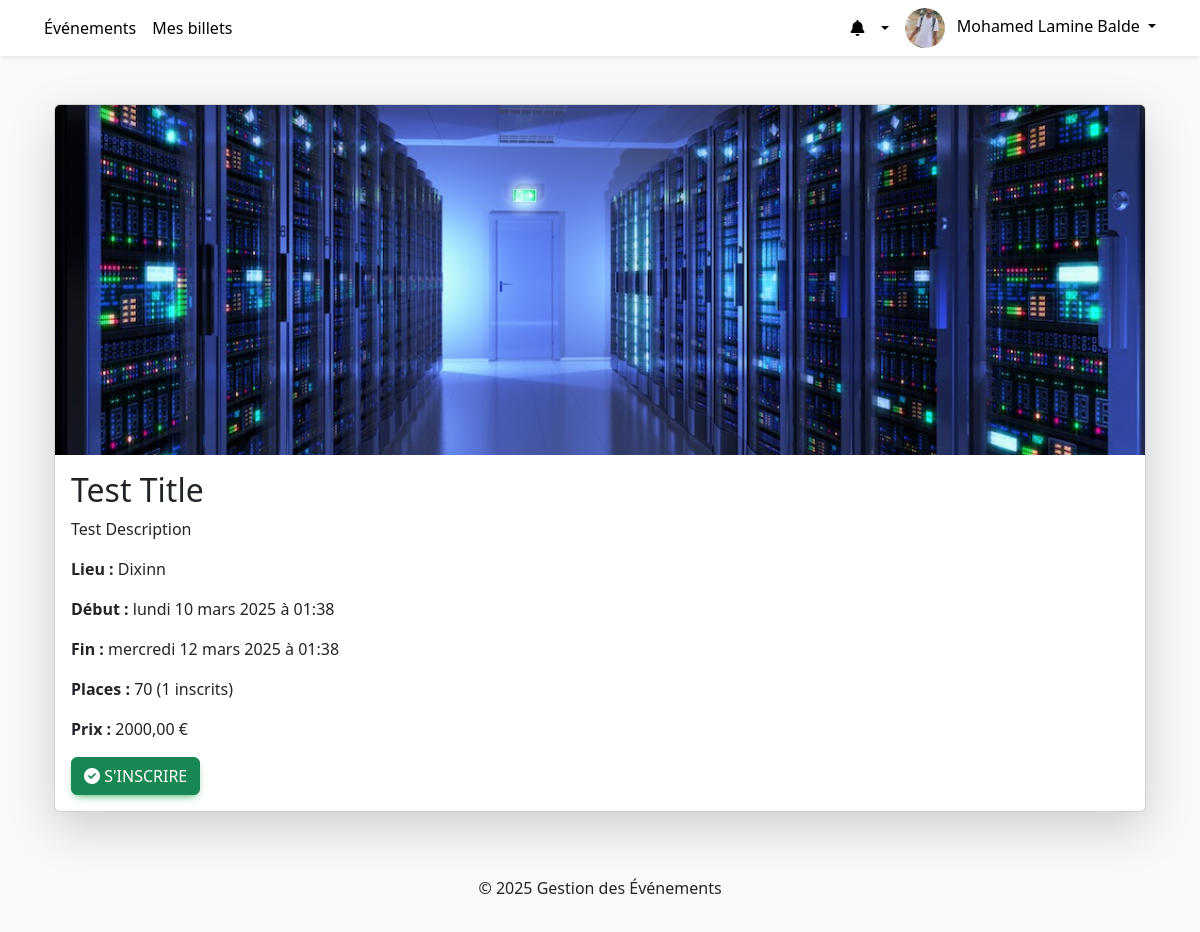
Page /events/b369a4f6-f680-4619-a334-1a5978173469/ (signed in) on the committed database.
### users/models.py (models this page shows, shortened)
class User(AbstractUser):
    uid = models.UUIDField(primary_key=True, default=uuid.uuid4, editable=False)
    ROLE_CHOICES = (
        ('organisator', 'Organisateur'),
        ('participant', 'Participant'),
    )
    first_name = models.CharField(max_length=20)
    last_name = models.CharField(max_length=40)
    username = models.CharField(max_length=150, unique=True)
    email = models.EmailField(unique=True)
    role = models.CharField(max_length=20, choices=ROLE_CHOICES, default='participant')
    profile_image = models.ImageField(upload_to='profile_images/', null=True, blank=True)
    email_confirmed = models.BooleanField(default=False)
    is_active = models.BooleanField(default=True)
    is_staff = models.BooleanField(default=False)
    confirmation_token = models.CharField(max_length=64, blank=True, null=True)
    reset_password_token = models.CharField(max_length=64, blank=True, null=True)
    reset_token_expires_at = models.DateTimeField(blank=True, null=True)
    USERNAME_FIELD = 'email'
    REQUIRED_FIELDS = ['username']
    objects = UserManager()

### events/models.py (models this page shows, shortened)
class Event(models.Model):
    STATUS_CHOICES = (
        ('public', 'Public'),
        ('private', 'Privé'),
    )
    uid = models.UUIDField(primary_key=True, default=uuid.uuid4, editable=False)
    title = models.CharField(max_length=255)
    description = models.TextField()
    image = models.ImageField(upload_to='event_images/', null=True, blank=True)
    location = models.CharField(max_length=255)
    start_date = models.DateTimeField()
    end_date = models.DateTimeField()
    capacity = models.PositiveIntegerField()
    price = models.DecimalField(max_digits=8, decimal_places=2)
    status = models.CharField(max_length=20, choices=STATUS_CHOICES, default='public')
    organizer = models.ForeignKey(settings.AUTH_USER_MODEL, on_delete=models.CASCADE, related_name='organized_events')
    category = models.ForeignKey(Category, on_delete=models.CASCADE, related_name='events')
    is_free = models.BooleanField(default=False)
    is_private = models.BooleanField(default=False)

### events/views.py (the view)
# urls.py: path("<uuid:uid>/", views.EventDetailView.as_view(), name="detail"),
class EventDetailView(DetailView):
    model = Event
    template_name = 'events/event_detail.html'
    context_object_name = 'event'
    slug_field = 'uid'
    slug_url_kwarg = 'uid'

### events/templates/events/event_detail.html (shortened to what this page needs)
{% extends 'events/base.html' %}
{% block content %}
<div class="container my-5">
    <div class="card shadow-lg">
        {% if event.image %}
            <img src="{{ event.image.url }}" class="card-img-top" alt="{{ event.title }}" style="height: 350px; object-fit: cover;">
        {% endif %}
        <div class="card-body">
            <h2 class="card-title">{{ event.title }}</h2>
            <p class="card-text">{{ event.description }}</p>
            <p><strong>Lieu :</strong> {{ event.location }}</p>
            <p><strong>Début :</strong> {{ event.start_date|date:"l d F Y à H:i" }}</p>
            <p><strong>Fin :</strong> {{ event.end_date|date:"l d F Y à H:i" }}</p>
            <p><strong>Places :</strong> {{ event.capacity }} ({{ event.tickets.count }} inscrits)</p>
            <p><strong>Prix :</strong> {{ event.price }} €</p>
            <div class="d-flex gap-3">
                {% if user.is_authenticated %}
                    {% if user == event.organizer %}
                        <a href="{% url 'events:edit' event.uid %}" class="btn btn-warning"><i class="fas fa-edit"></i> Modifier</a>
                        <a href="{% url 'events:delete' event.uid %}" class="btn btn-danger"><i class="fas fa-trash-alt"></i> Supprimer</a>
                        <a href="{% url 'events:participants' event.uid %}" class="btn btn-info"><i class="fas fa-users"></i> Voir les participants</a>
                    {% else %}
                        <a href="{% url 'events:register_event' event.uid %}" class="btn btn-success"><i class="fas fa-check-circle"></i> S'inscrire</a>
                    {% endif %}
                {% else %}
                    <p><a href="{% url 'users:login' %}" class="btn btn-primary"><i class="fas fa-sign-in-alt"></i> Connectez-vous</a> pour vous inscrire</p>
                {% endif %}
            </div>
        </div>
    </div>
</div>
{% endblock %}

### events/templates/events/base.html (shortened to what this page needs)
{% load static %}
{% load static math_extras %}
<!DOCTYPE html>
<html lang="fr">
<head>
    <link rel="stylesheet" href="https://cdnjs.cloudflare.com/ajax/libs/mdb-ui-kit/6.4.2/mdb.min.css">
    <link rel="stylesheet" href="https://cdn.jsdelivr.net/npm/bootstrap@5.3.0/dist/css/bootstrap.min.css">
    <link rel="stylesheet" href="https://cdnjs.cloudflare.com/ajax/libs/font-awesome/6.0.0/css/all.min.css">
</head>
<body>
<nav class="navbar navbar-expand-lg navbar-light bg-white shadow-sm sticky-top px-4 py-0">
    <div class="container-fluid">
        <div class="collapse navbar-collapse" id="mainNavbar">
            <ul class="navbar-nav mb-2 mb-lg-0">
                <li class="nav-item">
                    <a class="nav-link" href="{% url 'events:list' %}">Événements</a>
                </li>
                {% if request.user.is_authenticated %}
                    {% if request.user.role == "organisator" %}
                        <li class="nav-item">
                            <a class="nav-link" href="{% url 'events:create' %}">Créer un événement</a>
                        </li>
                        <li class="nav-item">
                            <a class="nav-link" href="{% url 'events:dashboard' %}">Tableau de bord</a>
                        </li>
                    {% elif request.user.role == "participant" %}
                        <li class="nav-item">
                            <a class="nav-link" href="{% url 'events:my_tickets' %}">Mes billets</a>
                        </li>
                    {% endif %}
                {% endif %}
            </ul>
        </div>
        <div class="navbar-nav align-items-center">
            {% if request.user.is_authenticated %}
                <div class="nav-item dropdown">
                    <a href="#" class="nav-link dropdown-toggle" data-bs-toggle="dropdown">
                        <i class="fa fa-bell me-lg-2"></i>
                    </a>
                </div>
                <div class="nav-item dropdown">
                    <a href="#" class="nav-link dropdown-toggle" data-bs-toggle="dropdown">
                        <img class="rounded-circle me-lg-2"
                             src="{% if request.user.profile_image %}{{ request.user.profile_image.url }}{% else %}{% static 'img/default-user.jpg' %}{% endif %}"
                             alt="Profil"
                             style="width: 40px; height: 40px; object-fit: cover;">
                        <span class="d-none d-lg-inline-flex">{{ request.user.get_full_name|default:request.user.username }}</span>
                    </a>
                </div>
            {% else %}
                <a href="{% url 'users:login' %}" class="btn btn-primary btn-sm ms-3">Se connecter</a>
            {% endif %}
        </div>
    </div>
</nav>
<div class="container mt-4">
    {% block content %}{% endblock %}
</div>
<footer class="text-center mt-5 py-3 bg-light">
    <p>© 2025 Gestion des Événements</p>
</footer>
</body>
</html>

### events/templates/events/base.html (style rules this page uses)
body { background-color: #f8f9fa; }
.navbar { background-color: white; box-shadow: 0px 4px 6px rgba(0, 0, 0, 0.1); }
.navbar .nav-link, .navbar .navbar-brand { color: black !important; font-weight: 500; }

### rows in the picture
User: profile_image (picture), user.get_full_name "Mohamed Lamine Balde"
Event: image (picture), title "Test Title", description "Test Description", location "Dixinn", start_date "lundi 10 mars 2025 à 01:38", end_date "mercredi 12 mars 2025 à 01:38", capacity "70", tickets.count "1", price "2000,00"
